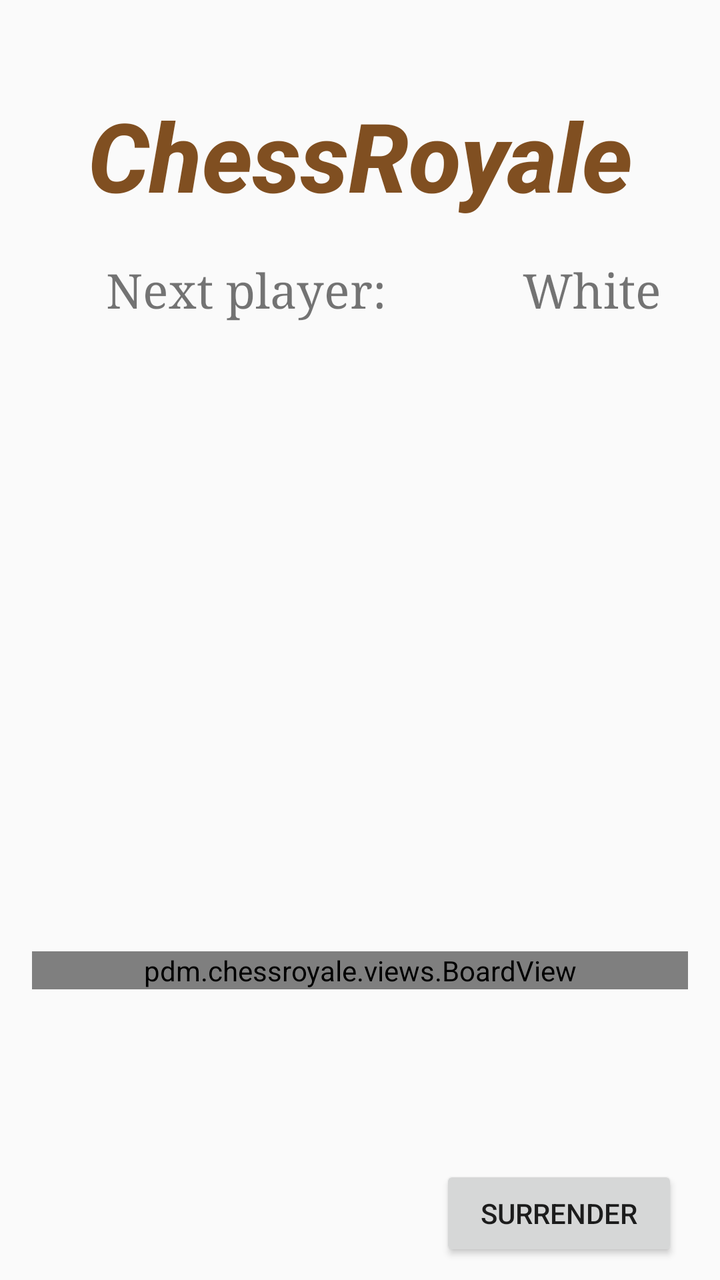
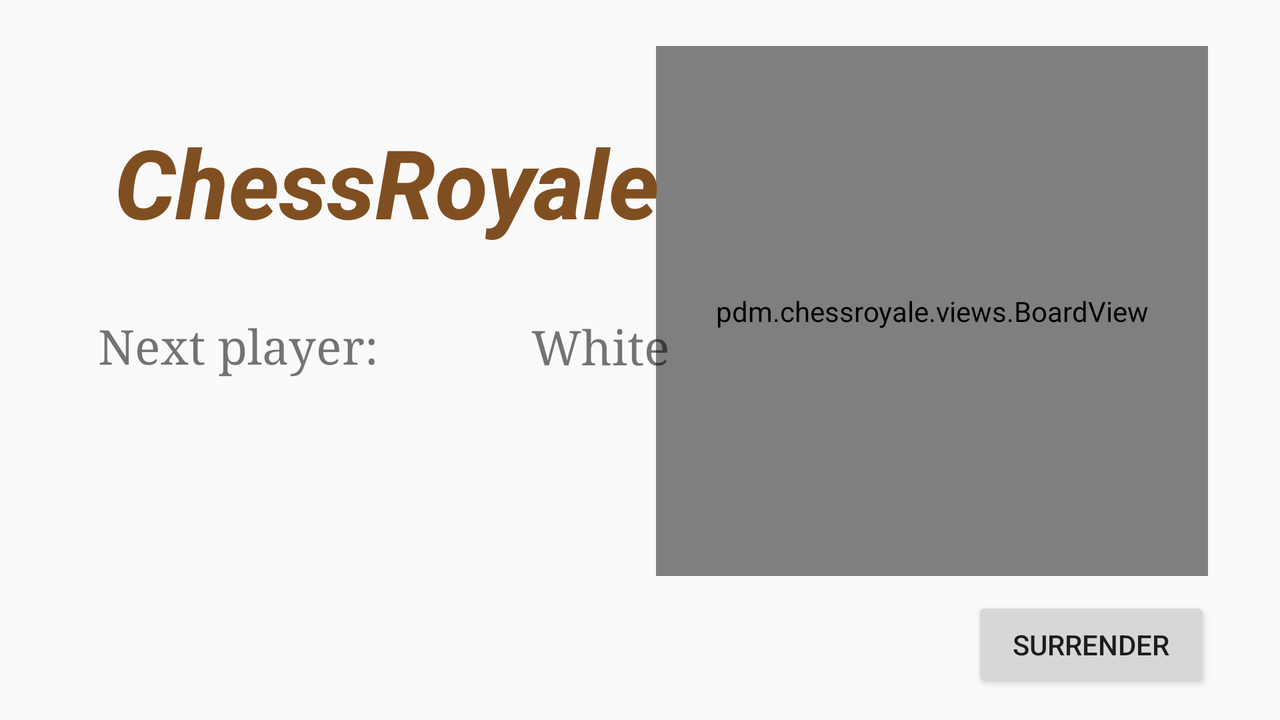

First picture: res/layout/ on a phone held upright. Second picture: the repository's own variant of that layout, on a device whose configuration matches the variant's folder. Source for both follows.
<!-- AndroidManifest.xml: application theme Theme.AppCompat.Light.DarkActionBar -->
<!-- res/layout/activity_multiplayer.xml -->
<?xml version="1.0" encoding="utf-8"?>
<androidx.constraintlayout.widget.ConstraintLayout xmlns:android="http://schemas.android.com/apk/res/android"
    xmlns:app="http://schemas.android.com/apk/res-auto"
    xmlns:tools="http://schemas.android.com/tools"
    android:layout_width="match_parent"
    android:layout_height="match_parent"
    tools:context=".multiplayer.MultiplayerActivity">

    <TextView
        android:id="@+id/status"
        android:layout_width="236dp"
        android:layout_height="81dp"
        android:textAlignment="center"
        android:textSize="34sp"
        android:visibility="invisible"
        app:layout_constraintBottom_toBottomOf="parent"
        app:layout_constraintEnd_toEndOf="parent"
        app:layout_constraintHorizontal_bias="0.497"
        app:layout_constraintStart_toStartOf="parent"
        app:layout_constraintTop_toTopOf="parent"
        app:layout_constraintVertical_bias="0.312"
        tools:visibility="visible" />

    <pdm.chessroyale.views.BoardView
        android:id="@+id/boardView"
        android:layout_width="0dp"
        android:layout_height="wrap_content"
        android:layout_marginStart="16dp"
        android:layout_marginEnd="16dp"
        app:layout_constraintBottom_toBottomOf="parent"
        app:layout_constraintEnd_toEndOf="parent"
        app:layout_constraintHorizontal_bias="0.0"
        app:layout_constraintStart_toStartOf="parent"
        app:layout_constraintTop_toBottomOf="@+id/nameGame"
        app:layout_constraintVertical_bias="0.714" />

    <TextView
        android:id="@+id/nameGame"
        android:layout_width="299dp"
        android:layout_height="68dp"
        android:fontFamily="sans-serif-medium"
        android:text="@string/chessroyale"
        android:textAlignment="center"
        android:textColor="@color/chess_board_black"
        android:textSize="48sp"
        android:textStyle="bold|italic"
        app:layout_constraintBottom_toBottomOf="parent"
        app:layout_constraintEnd_toEndOf="parent"
        app:layout_constraintStart_toStartOf="parent"
        app:layout_constraintTop_toTopOf="parent"
        app:layout_constraintVertical_bias="0.079" />

    <TextView
        android:id="@+id/nextPlayer"
        android:layout_width="214dp"
        android:layout_height="54dp"
        android:layout_marginStart="16dp"
        android:text="@string/next_player"
        android:textAlignment="center"
        android:textSize="24sp"
        android:typeface="serif"
        android:visibility="visible"
        app:layout_constraintBottom_toBottomOf="parent"
        app:layout_constraintStart_toStartOf="parent"
        app:layout_constraintTop_toTopOf="parent"
        app:layout_constraintVertical_bias="0.22" />

    <TextView
        android:id="@+id/nextColor"
        android:layout_width="134dp"
        android:layout_height="46dp"
        android:text="@string/white"
        android:textAlignment="center"
        android:textSize="24sp"
        android:typeface="serif"
        android:visibility="visible"
        app:layout_constraintBottom_toBottomOf="parent"
        app:layout_constraintEnd_toEndOf="parent"
        app:layout_constraintHorizontal_bias="0.319"
        app:layout_constraintStart_toEndOf="@+id/nextPlayer"
        app:layout_constraintTop_toTopOf="parent"
        app:layout_constraintVertical_bias="0.217" />

    <ImageButton
        android:id="@+id/rookButton"
        android:layout_width="60dp"
        android:layout_height="60dp"
        android:visibility="invisible"
        app:layout_constraintBottom_toBottomOf="parent"
        app:layout_constraintEnd_toEndOf="parent"
        app:layout_constraintHorizontal_bias="0.749"
        app:layout_constraintStart_toStartOf="parent"
        app:layout_constraintTop_toTopOf="parent"
        app:layout_constraintVertical_bias="0.29"
        app:srcCompat="@drawable/ic_rook_button" />

    <ImageButton
        android:id="@+id/queenButton"
        android:layout_width="60dp"
        android:layout_height="60dp"
        android:visibility="invisible"
        app:layout_constraintBottom_toBottomOf="parent"
        app:layout_constraintEnd_toEndOf="parent"
        app:layout_constraintHorizontal_bias="0.236"
        app:layout_constraintStart_toStartOf="parent"
        app:layout_constraintTop_toTopOf="parent"
        app:layout_constraintVertical_bias="0.29"
        app:srcCompat="@drawable/ic_queen_button" />

    <ImageButton
        android:id="@+id/bishopButton"
        android:layout_width="60dp"
        android:layout_height="60dp"
        android:visibility="invisible"
        app:layout_constraintBottom_toBottomOf="parent"
        app:layout_constraintEnd_toEndOf="parent"
        app:layout_constraintHorizontal_bias="0.407"
        app:layout_constraintStart_toStartOf="parent"
        app:layout_constraintTop_toTopOf="parent"
        app:layout_constraintVertical_bias="0.29"
        app:srcCompat="@drawable/ic_bishop_button" />

    <ImageButton
        android:id="@+id/knightButton"
        android:layout_width="60dp"
        android:layout_height="60dp"
        android:visibility="invisible"
        app:layout_constraintBottom_toBottomOf="parent"
        app:layout_constraintEnd_toEndOf="parent"
        app:layout_constraintHorizontal_bias="0.578"
        app:layout_constraintStart_toStartOf="parent"
        app:layout_constraintTop_toTopOf="parent"
        app:layout_constraintVertical_bias="0.29"
        app:srcCompat="@drawable/ic_knight_button" />

    <TextView
        android:id="@+id/promoteText"
        android:layout_width="143dp"
        android:layout_height="70dp"
        android:text="@string/promote_pawn"
        android:textSize="20sp"
        android:visibility="invisible"
        app:layout_constraintBottom_toBottomOf="parent"
        app:layout_constraintEnd_toEndOf="parent"
        app:layout_constraintStart_toStartOf="parent"
        app:layout_constraintTop_toTopOf="parent"
        app:layout_constraintVertical_bias="0.251" />

    <Button
        android:id="@+id/homeButton"
        android:layout_width="85dp"
        android:layout_height="36dp"
        android:text="@string/homeButton"
        android:visibility="invisible"
        app:layout_constraintBottom_toBottomOf="parent"
        app:layout_constraintEnd_toEndOf="parent"
        app:layout_constraintHorizontal_bias="0.497"
        app:layout_constraintStart_toStartOf="parent"
        app:layout_constraintTop_toBottomOf="@+id/status"
        app:layout_constraintVertical_bias="0.96"
        tools:visibility="invisible" />

    <Button
        android:id="@+id/surrenderButton"
        android:layout_width="119dp"
        android:layout_height="48dp"
        android:text="@string/surrenderButton"
        app:layout_constraintBottom_toBottomOf="parent"
        app:layout_constraintEnd_toEndOf="parent"
        app:layout_constraintHorizontal_bias="0.913"
        app:layout_constraintStart_toStartOf="parent"
        app:layout_constraintTop_toBottomOf="@+id/boardView"
        app:layout_constraintVertical_bias="0.904" />

</androidx.constraintlayout.widget.ConstraintLayout>
<!-- resources referenced by this layout -->
<resources>
  <color name="chess_board_black">#FF804F21</color>
  <!-- drawable ic_bishop_button: png bitmap (drawable-hdpi, 1037 bytes) -->
  <!-- drawable ic_knight_button: png bitmap (drawable-hdpi, 1006 bytes) -->
  <!-- drawable ic_queen_button: png bitmap (drawable-hdpi, 1351 bytes) -->
  <!-- drawable ic_rook_button: png bitmap (drawable-hdpi, 658 bytes) -->
  <string name="chessroyale" translatable="false">ChessRoyale</string>
  <string name="homeButton">Home</string>
  <string name="next_player">Next player:</string>
  <string name="promote_pawn">Promote pawn:</string>
  <string name="surrenderButton">Surrender</string>
  <string name="white">White</string>
</resources>
<!-- res/layout-land/activity_multiplayer.xml (the repository's variant of the layout above) -->
<!-- drawn on the phone turned sideways -->
<androidx.constraintlayout.widget.ConstraintLayout xmlns:android="http://schemas.android.com/apk/res/android"
    xmlns:app="http://schemas.android.com/apk/res-auto"
    xmlns:tools="http://schemas.android.com/tools"
    android:layout_width="match_parent"
    android:layout_height="match_parent"
    tools:context=".multiplayer.MultiplayerActivity">

    <Button
        android:id="@+id/homeButton"
        android:layout_width="73dp"
        android:layout_height="40dp"
        android:text="@string/homeButton"
        android:visibility="invisible"
        app:layout_constraintBottom_toBottomOf="parent"
        app:layout_constraintEnd_toEndOf="parent"
        app:layout_constraintHorizontal_bias="0.794"
        app:layout_constraintStart_toStartOf="parent"
        app:layout_constraintTop_toTopOf="parent"
        app:layout_constraintVertical_bias="0.956" />

    <ImageButton
        android:id="@+id/bishopButton"
        android:layout_width="70dp"
        android:layout_height="70dp"
        android:visibility="invisible"
        app:layout_constraintBottom_toBottomOf="parent"
        app:layout_constraintEnd_toEndOf="parent"
        app:layout_constraintHorizontal_bias="0.207"
        app:layout_constraintStart_toStartOf="parent"
        app:layout_constraintTop_toTopOf="parent"
        app:layout_constraintVertical_bias="0.774"
        app:srcCompat="@drawable/ic_bishop_button" />

    <ImageButton
        android:id="@+id/rookButton"
        android:layout_width="70dp"
        android:layout_height="70dp"
        android:visibility="invisible"
        app:layout_constraintBottom_toBottomOf="parent"
        app:layout_constraintEnd_toEndOf="parent"
        app:layout_constraintHorizontal_bias="0.419"
        app:layout_constraintStart_toStartOf="parent"
        app:layout_constraintTop_toTopOf="parent"
        app:layout_constraintVertical_bias="0.774"
        app:srcCompat="@drawable/ic_rook_button" />

    <ImageButton
        android:id="@+id/queenButton"
        android:layout_width="70dp"
        android:layout_height="70dp"
        android:visibility="invisible"
        app:layout_constraintBottom_toBottomOf="parent"
        app:layout_constraintEnd_toEndOf="parent"
        app:layout_constraintHorizontal_bias="0.102"
        app:layout_constraintStart_toStartOf="parent"
        app:layout_constraintTop_toTopOf="parent"
        app:layout_constraintVertical_bias="0.774"
        app:srcCompat="@drawable/ic_queen_button"
        tools:ignore="SpeakableTextPresentCheck,SpeakableTextPresentCheck" />

    <ImageButton
        android:id="@+id/knightButton"
        android:layout_width="70dp"
        android:layout_height="70dp"
        android:visibility="invisible"
        app:layout_constraintBottom_toBottomOf="parent"
        app:layout_constraintEnd_toEndOf="parent"
        app:layout_constraintHorizontal_bias="0.313"
        app:layout_constraintStart_toStartOf="parent"
        app:layout_constraintTop_toTopOf="parent"
        app:layout_constraintVertical_bias="0.774"
        app:srcCompat="@drawable/ic_knight_button" />

    <TextView
        android:id="@+id/status"
        android:layout_width="236dp"
        android:layout_height="81dp"
        android:text="@string/checkmate"
        android:textAlignment="center"
        android:textSize="34sp"
        android:visibility="invisible"
        app:layout_constraintBottom_toBottomOf="parent"
        app:layout_constraintEnd_toEndOf="parent"
        app:layout_constraintHorizontal_bias="0.179"
        app:layout_constraintStart_toStartOf="parent"
        app:layout_constraintTop_toTopOf="parent"
        app:layout_constraintVertical_bias="0.951" />

    <pdm.chessroyale.views.BoardView
        android:id="@+id/boardView"
        android:layout_width="276dp"
        android:layout_height="265dp"
        android:layout_marginStart="16dp"
        android:layout_marginEnd="16dp"
        android:layout_marginBottom="72dp"
        app:layout_constraintBottom_toBottomOf="parent"
        app:layout_constraintEnd_toEndOf="parent"
        app:layout_constraintHorizontal_bias="0.94"
        app:layout_constraintStart_toStartOf="parent">

    </pdm.chessroyale.views.BoardView>

    <TextView
        android:id="@+id/nameGame"
        android:layout_width="299dp"
        android:layout_height="68dp"
        android:fontFamily="sans-serif-medium"
        android:text="@string/chessroyale"
        android:textAlignment="center"
        android:textColor="@color/chess_board_black"
        android:textSize="48sp"
        android:textStyle="bold|italic"
        app:layout_constraintBottom_toBottomOf="parent"
        app:layout_constraintEnd_toEndOf="parent"
        app:layout_constraintHorizontal_bias="0.129"
        app:layout_constraintStart_toStartOf="parent"
        app:layout_constraintTop_toTopOf="parent"
        app:layout_constraintVertical_bias="0.201" />

    <TextView
        android:id="@+id/nextColor"
        android:layout_width="134dp"
        android:layout_height="46dp"
        android:text="@string/white"
        android:textAlignment="center"
        android:textSize="24sp"
        android:typeface="serif"
        app:layout_constraintBottom_toBottomOf="parent"
        app:layout_constraintEnd_toEndOf="parent"
        app:layout_constraintHorizontal_bias="0.027"
        app:layout_constraintStart_toEndOf="@+id/nextPlayer"
        app:layout_constraintTop_toTopOf="parent"
        app:layout_constraintVertical_bias="0.501" />

    <TextView
        android:id="@+id/nextPlayer"
        android:layout_width="213dp"
        android:layout_height="46dp"
        android:text="@string/next_player"
        android:textAlignment="center"
        android:textSize="24sp"
        android:typeface="serif"
        app:layout_constraintBottom_toBottomOf="parent"
        app:layout_constraintEnd_toEndOf="parent"
        app:layout_constraintHorizontal_bias="0.03"
        app:layout_constraintStart_toStartOf="parent"
        app:layout_constraintTop_toTopOf="parent" />

    <TextView
        android:id="@+id/promoteText"
        android:layout_width="143dp"
        android:layout_height="70dp"
        android:text="@string/promote_pawn"
        android:textSize="20sp"
        android:visibility="invisible"
        app:layout_constraintBottom_toBottomOf="parent"
        app:layout_constraintEnd_toEndOf="parent"
        app:layout_constraintHorizontal_bias="0.232"
        app:layout_constraintStart_toStartOf="parent"
        app:layout_constraintTop_toTopOf="parent"
        app:layout_constraintVertical_bias="0.686" />

    <Button
        android:id="@+id/surrenderButton"
        android:layout_width="119dp"
        android:layout_height="48dp"
        android:text="@string/surrenderButton"
        app:layout_constraintBottom_toBottomOf="parent"
        app:layout_constraintEnd_toEndOf="parent"
        app:layout_constraintHorizontal_bias="0.933"
        app:layout_constraintStart_toStartOf="parent"
        app:layout_constraintTop_toTopOf="parent"
        app:layout_constraintVertical_bias="0.956" />

</androidx.constraintlayout.widget.ConstraintLayout>
<!-- resources referenced by the variant -->
<!-- as the phone turned sideways resolves them -->
<resources>
  <color name="chess_board_black">#FF804F21</color>
  <!-- drawable ic_bishop_button: png bitmap (drawable-hdpi, 1037 bytes) -->
  <!-- drawable ic_knight_button: png bitmap (drawable-hdpi, 1006 bytes) -->
  <!-- drawable ic_queen_button: png bitmap (drawable-hdpi, 1351 bytes) -->
  <!-- drawable ic_rook_button: png bitmap (drawable-hdpi, 658 bytes) -->
  <string name="checkmate" translatable="false">CHECKMATE</string>
  <string name="chessroyale" translatable="false">ChessRoyale</string>
  <string name="homeButton">Home</string>
  <string name="next_player">Next player:</string>
  <string name="promote_pawn">Promote pawn:</string>
  <string name="surrenderButton">Surrender</string>
  <string name="white">White</string>
</resources>
